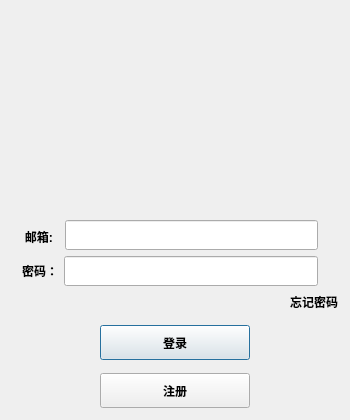
<?xml version="1.0" encoding="UTF-8"?>
<ui version="4.0">
 <class>loginDialog</class>
 <widget class="QDialog" name="loginDialog">
  <property name="geometry">
   <rect>
    <x>0</x>
    <y>0</y>
    <width>350</width>
    <height>420</height>
   </rect>
  </property>
  <property name="minimumSize">
   <size>
    <width>350</width>
    <height>420</height>
   </size>
  </property>
  <property name="maximumSize">
   <size>
    <width>350</width>
    <height>420</height>
   </size>
  </property>
  <property name="windowTitle">
   <string>Dialog</string>
  </property>
  <layout class="QGridLayout" name="gridLayout">
   <property name="leftMargin">
    <number>2</number>
   </property>
   <property name="topMargin">
    <number>2</number>
   </property>
   <property name="rightMargin">
    <number>2</number>
   </property>
   <property name="bottomMargin">
    <number>2</number>
   </property>
   <item row="0" column="0">
    <layout class="QVBoxLayout" name="verticalLayout">
     <property name="leftMargin">
      <number>10</number>
     </property>
     <property name="topMargin">
      <number>10</number>
     </property>
     <property name="rightMargin">
      <number>10</number>
     </property>
     <property name="bottomMargin">
      <number>10</number>
     </property>
     <item>
      <spacer name="verticalSpacer">
       <property name="orientation">
        <enum>Qt::Orientation::Vertical</enum>
       </property>
       <property name="sizeHint" stdset="0">
        <size>
         <width>20</width>
         <height>40</height>
        </size>
       </property>
      </spacer>
     </item>
     <item>
      <widget class="QLabel" name="err_tip">
       <property name="text">
        <string/>
       </property>
       <property name="alignment">
        <set>Qt::AlignmentFlag::AlignCenter</set>
       </property>
      </widget>
     </item>
     <item>
      <widget class="QWidget" name="widget" native="true">
       <property name="maximumSize">
        <size>
         <width>1500</width>
         <height>200</height>
        </size>
       </property>
       <layout class="QHBoxLayout" name="horizontalLayout_9">
        <item>
         <widget class="QLabel" name="back_lab">
          <property name="minimumSize">
           <size>
            <width>300</width>
            <height>150</height>
           </size>
          </property>
          <property name="maximumSize">
           <size>
            <width>300</width>
            <height>150</height>
           </size>
          </property>
          <property name="text">
           <string/>
          </property>
          <property name="pixmap">
           <pixmap resource="res.qrc">:/res/login2.png</pixmap>
          </property>
          <property name="alignment">
           <set>Qt::AlignmentFlag::AlignCenter</set>
          </property>
         </widget>
        </item>
       </layout>
      </widget>
     </item>
     <item>
      <spacer name="verticalSpacer_2">
       <property name="orientation">
        <enum>Qt::Orientation::Vertical</enum>
       </property>
       <property name="sizeHint" stdset="0">
        <size>
         <width>20</width>
         <height>40</height>
        </size>
       </property>
      </spacer>
     </item>
     <item>
      <layout class="QHBoxLayout" name="horizontalLayout_4">
       <property name="leftMargin">
        <number>10</number>
       </property>
       <property name="rightMargin">
        <number>20</number>
       </property>
       <item>
        <widget class="QLabel" name="email_lab">
         <property name="minimumSize">
          <size>
           <width>37</width>
           <height>30</height>
          </size>
         </property>
         <property name="maximumSize">
          <size>
           <width>16777215</width>
           <height>25</height>
          </size>
         </property>
         <property name="font">
          <font>
           <bold>true</bold>
          </font>
         </property>
         <property name="text">
          <string>邮箱: </string>
         </property>
         <property name="alignment">
          <set>Qt::AlignmentFlag::AlignCenter</set>
         </property>
        </widget>
       </item>
       <item>
        <widget class="QLineEdit" name="email_edit">
         <property name="sizePolicy">
          <sizepolicy hsizetype="Expanding" vsizetype="Fixed">
           <horstretch>0</horstretch>
           <verstretch>0</verstretch>
          </sizepolicy>
         </property>
         <property name="minimumSize">
          <size>
           <width>0</width>
           <height>30</height>
          </size>
         </property>
         <property name="maximumSize">
          <size>
           <width>165555</width>
           <height>30</height>
          </size>
         </property>
        </widget>
       </item>
      </layout>
     </item>
     <item>
      <layout class="QHBoxLayout" name="horizontalLayout_5">
       <property name="leftMargin">
        <number>10</number>
       </property>
       <property name="rightMargin">
        <number>20</number>
       </property>
       <item>
        <widget class="QLabel" name="pass_lab">
         <property name="minimumSize">
          <size>
           <width>0</width>
           <height>30</height>
          </size>
         </property>
         <property name="maximumSize">
          <size>
           <width>16777215</width>
           <height>30</height>
          </size>
         </property>
         <property name="font">
          <font>
           <bold>true</bold>
          </font>
         </property>
         <property name="text">
          <string>密码：</string>
         </property>
         <property name="alignment">
          <set>Qt::AlignmentFlag::AlignCenter</set>
         </property>
        </widget>
       </item>
       <item>
        <widget class="QLineEdit" name="pass_edit">
         <property name="sizePolicy">
          <sizepolicy hsizetype="Expanding" vsizetype="Fixed">
           <horstretch>0</horstretch>
           <verstretch>0</verstretch>
          </sizepolicy>
         </property>
         <property name="minimumSize">
          <size>
           <width>0</width>
           <height>30</height>
          </size>
         </property>
         <property name="maximumSize">
          <size>
           <width>165555</width>
           <height>30</height>
          </size>
         </property>
        </widget>
       </item>
      </layout>
     </item>
     <item>
      <layout class="QHBoxLayout" name="horizontalLayout_7">
       <item>
        <spacer name="horizontalSpacer">
         <property name="orientation">
          <enum>Qt::Orientation::Horizontal</enum>
         </property>
         <property name="sizeHint" stdset="0">
          <size>
           <width>40</width>
           <height>20</height>
          </size>
         </property>
        </spacer>
       </item>
       <item>
        <widget class="ClickedLab" name="forget_lab">
         <property name="font">
          <font>
           <pointsize>9</pointsize>
           <bold>true</bold>
          </font>
         </property>
         <property name="text">
          <string>忘记密码</string>
         </property>
        </widget>
       </item>
      </layout>
     </item>
     <item>
      <spacer name="verticalSpacer_3">
       <property name="orientation">
        <enum>Qt::Orientation::Vertical</enum>
       </property>
       <property name="sizeHint" stdset="0">
        <size>
         <width>20</width>
         <height>40</height>
        </size>
       </property>
      </spacer>
     </item>
     <item>
      <layout class="QHBoxLayout" name="horizontalLayout_3">
       <item>
        <widget class="QPushButton" name="login_btn">
         <property name="minimumSize">
          <size>
           <width>150</width>
           <height>35</height>
          </size>
         </property>
         <property name="maximumSize">
          <size>
           <width>150</width>
           <height>35</height>
          </size>
         </property>
         <property name="font">
          <font>
           <bold>true</bold>
          </font>
         </property>
         <property name="text">
          <string>登录</string>
         </property>
        </widget>
       </item>
      </layout>
     </item>
     <item>
      <layout class="QHBoxLayout" name="horizontalLayout_8">
       <property name="topMargin">
        <number>7</number>
       </property>
       <item>
        <widget class="QPushButton" name="reg_btn">
         <property name="minimumSize">
          <size>
           <width>150</width>
           <height>35</height>
          </size>
         </property>
         <property name="maximumSize">
          <size>
           <width>150</width>
           <height>35</height>
          </size>
         </property>
         <property name="font">
          <font>
           <bold>true</bold>
          </font>
         </property>
         <property name="text">
          <string>注册</string>
         </property>
        </widget>
       </item>
      </layout>
     </item>
    </layout>
   </item>
  </layout>
 </widget>
 <customwidgets>
  <customwidget>
   <class>ClickedLab</class>
   <extends>QLabel</extends>
   <header>clickedlab.h</header>
  </customwidget>
 </customwidgets>
 <resources>
  <include location="res.qrc"/>
 </resources>
 <connections/>
</ui>
